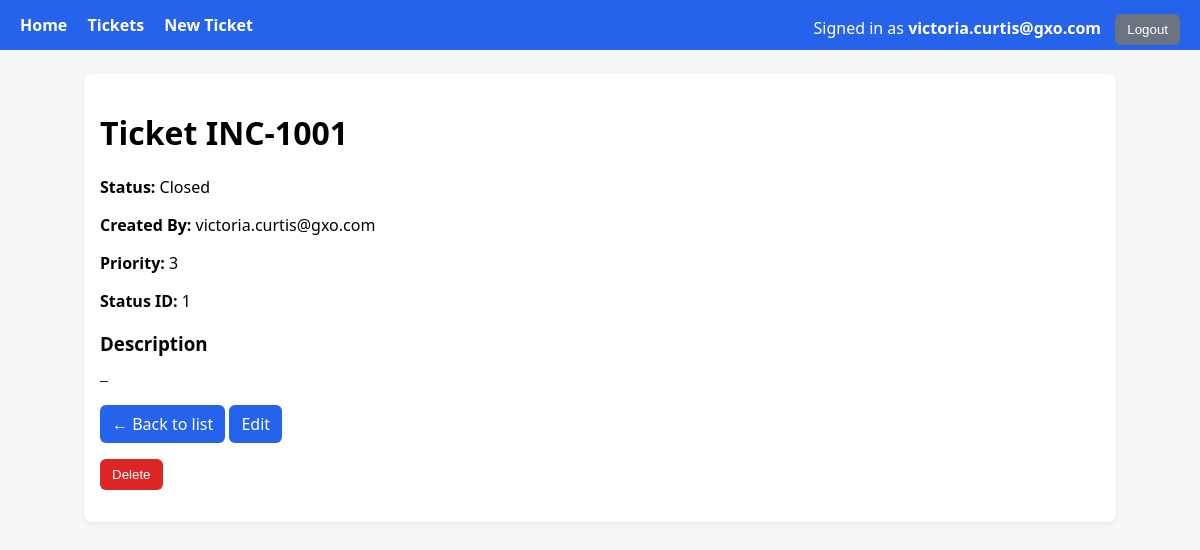
Before: /tickets/INC-1001 (signed in) with the older database file.
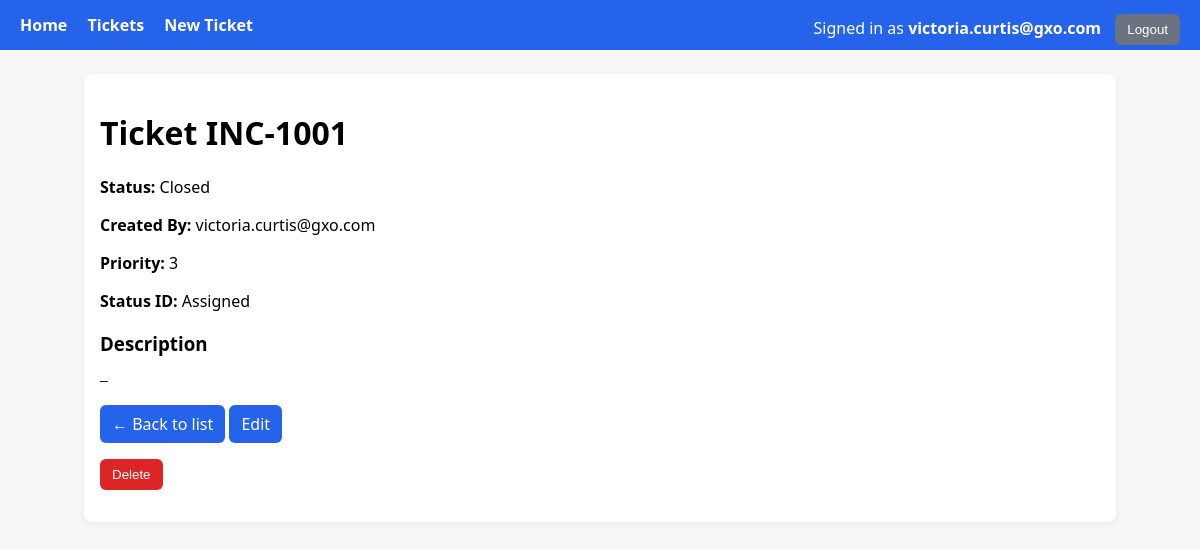
After: the same page with the newer database file.
### tables this page shows
CREATE TABLE Tickets (
            Ticket      VARCHAR PRIMARY KEY,
            Status      VARCHAR,
            CreatedBy   VARCHAR,
            PriorityID  INTEGER,
            StatusID    VARCHAR
        , Description TEXT NULL);

### tickets/routes.py (the view)
@tickets_bp.get("/<ticket>")
@login_required
def detail(ticket):
    row = repo.get_ticket(ticket)
    if not row:
        return ("Not found", 404)
    return render_template("ticket_detail.html", row=row, user=get_current_user())

### auth/service.py (called while the page is built)
def get_current_user():
    user_id = session.get("user_id")
    if not user_id:
        return None
    sql = text("""
        SELECT id, username, email, role_id
        FROM users
        WHERE id = :id
        LIMIT 1
    """)
    with connect() as conn:
        row = conn.execute(sql, {"id": user_id}).mappings().first()
        if not row:
            return None
        return {
            "id": row["id"],
            "username": row["username"],
            "email": row["email"],
            "role_id": row["role_id"],
        }

### db.py (called while the page is built)
def get_engine():
    if _engine is None:
        raise RuntimeError("DB engine not initialised; call init_engine() first.")
    return _engine

@contextmanager
def connect():
    with get_engine().connect() as conn:
        yield conn

### tickets/repository.py (called while the page is built)
def get_ticket(ticket_id: str) -> Optional[Dict[str, Any]]:
    sql = text("""
        SELECT
            Ticket,
            Status,
            CreatedBy,
            PriorityID,
            StatusID,
            Description
        FROM Tickets
        WHERE Ticket = :t
    """)
    with connect() as conn:
        row = conn.execute(sql, {"t": ticket_id}).mappings().first()
        return dict(row) if row else None

### templates/ticket_detail.html (shortened to what this page needs)
{% extends "base.html" %}
{% block content %}
<h1>Ticket {{ row.Ticket }}</h1>
<p><strong>Status:</strong> {{ row.Status }}</p>
<p><strong>Created By:</strong> {{ row.CreatedBy }}</p>
<p><strong>Priority:</strong> {{ row.PriorityID }}</p>
<p><strong>Status ID:</strong> {{ row.StatusID }}</p>
<h3>Description</h3>
<pre style="white-space: pre-wrap;">{{ row.Description or '—' }}</pre>
<p>
  <a class="btn" href="{{ url_for('tickets.list') }}">← Back to list</a>
  {% if session.get('role_id') == 2 %}
    <a class="btn" href="{{ url_for('tickets.edit_form', ticket=row.Ticket) }}">Edit</a>
    <form class="inline" method="post" action="{{ url_for('tickets.delete', ticket=row.Ticket) }}"
          onsubmit="return confirm('Delete ticket {{ row.Ticket }}?');">
      <button class="btn danger" type="submit">Delete</button>
    </form>
  {% endif %}
</p>
{% endblock %}

Changed rows visible on the page:
changed Tickets "INC-1001": StatusID "1" → "Assigned"
